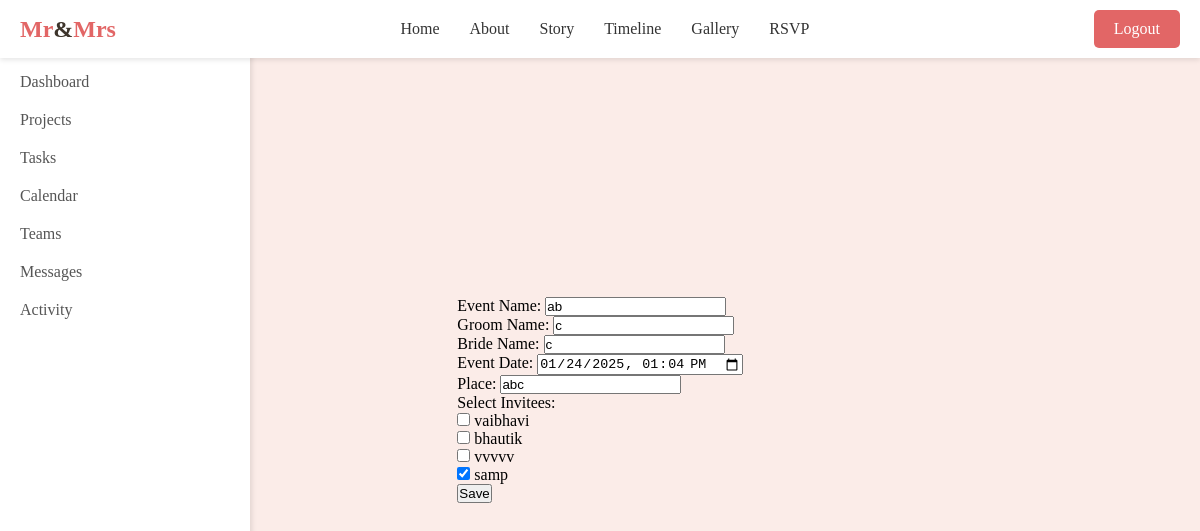
Before: /inviter/update-event/3/ with the older database file.
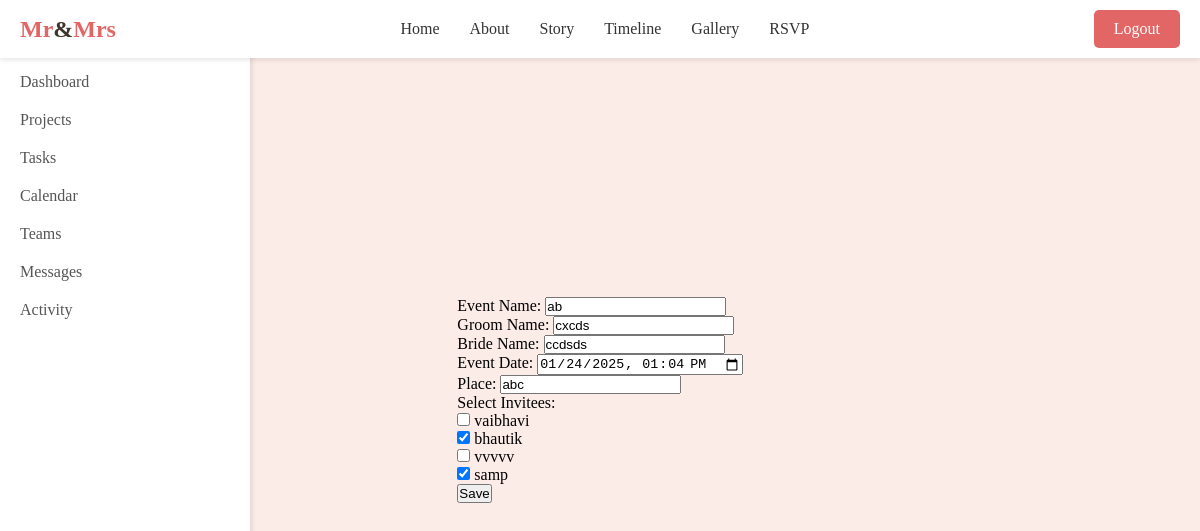
After: the same page with the newer database file.
### Inviter/models.py (models this page shows, shortened)
class EventDetails(models.Model):
    inviter = models.ForeignKey(Inviter,on_delete=models.CASCADE)
    e_name = models.CharField(max_length=100,verbose_name='Event Name')
    g_name = models.CharField(max_length=50,verbose_name='Groom Name')
    b_name = models.CharField(max_length=50,verbose_name='Bride Name')
    e_date = models.DateTimeField(verbose_name='Event Date')
    place = models.CharField(max_length=500)
    invitee = models.ManyToManyField(Invitee, related_name='event')
    class Meta:
        verbose_name = 'Event Details'

### Inviter/views.py (the view)
# urls.py: path('update-event/<int:event_id>/', views.event_update, name='event_update'),
def event_update(request,event_id):
    edetails = EventDetails.objects.get(pk=event_id)
    if request.method == 'POST':
        form = EventForm(request.POST, instance=edetails)
        if form.is_valid():
            if request.session['username'] == 'admin':
                form.inviter = edetails.inviter
            form.save()
            return redirect('inviter:dashboard')
    else:
        form = EventForm(instance=edetails)
    return render(request,'inviter/event_update.html', {'form':form})

### Inviter/forms.py
class EventForm(forms.ModelForm):
    class Meta:
        model = EventDetails
        exclude = ['inviter']
        widgets = {
            'e_date': forms.DateTimeInput(
                attrs={
                    'type': 'datetime-local',  # HTML5 input for datetime-local
                    'class': 'form-control',  # Bootstrap class for styling (optional)
                }
            ),
            'invitee': forms.CheckboxSelectMultiple(),
        }
        labels = {
            'invitee': 'Select Invitees',  # Custom label for invitee field
        }

### Invitee/models.py (called while the page is built)
    def __str__(self):
        return self.username

### templates/inviter/event_update.html (shortened to what this page needs)
{% extends "base_temp2.html" %}
{% block content %}
    <form action="" method="post">
        {{form.as_p}}
        <button type="submit">Save</button>
    </form>
{% endblock %}

Changed rows visible on the page:
changed EventDetails "ab": g_name "c" → "cxcds"; b_name "c" → "ccdsds"
Other visible differences:
form field invitee: "☐ ☐ ☐ ☑" → "☐ ☑ ☐ ☑"
